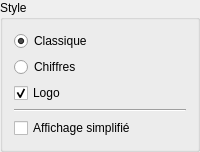
             <widget class="QGroupBox" name="groupBox_2">
              <property name="font">
               <font>
                <family>Helvetica</family>
                <pointsize>9</pointsize>
                <weight>50</weight>
                <italic>false</italic>
                <bold>false</bold>
                <stylestrategy>PreferAntialias</stylestrategy>
                <kerning>false</kerning>
               </font>
              </property>
              <property name="autoFillBackground">
               <bool>false</bool>
              </property>
              <property name="title">
               <string>Style</string>
              </property>
              <property name="flat">
               <bool>false</bool>
              </property>
              <layout class="QVBoxLayout" name="verticalLayout_8">
               <item>
                <widget class="QRadioButton" name="optionStyleClassic">
                 <property name="font">
                  <font>
                   <family>Helvetica</family>
                   <pointsize>9</pointsize>
                   <stylestrategy>PreferAntialias</stylestrategy>
                   <kerning>false</kerning>
                  </font>
                 </property>
                 <property name="toolTip">
                  <string>Affichage standard des dés</string>
                 </property>
                 <property name="text">
                  <string>Classique</string>
                 </property>
                 <property name="icon">
                  <iconset resource="nem-nem.qrc">
                   <normaloff>:/images/relief.png</normaloff>:/images/relief.png</iconset>
                 </property>
                 <property name="checked">
                  <bool>true</bool>
                 </property>
                </widget>
               </item>
               <item>
                <widget class="QRadioButton" name="optionStyleNumbers">
                 <property name="font">
                  <font>
                   <family>Helvetica</family>
                   <pointsize>9</pointsize>
                   <stylestrategy>PreferAntialias</stylestrategy>
                   <kerning>false</kerning>
                  </font>
                 </property>
                 <property name="toolTip">
                  <string>Affichage des valeurs des dés en chiffres</string>
                 </property>
                 <property name="text">
                  <string>Chiffres</string>
                 </property>
                 <property name="icon">
                  <iconset resource="nem-nem.qrc">
                   <normaloff>:/images/chiffres.png</normaloff>:/images/chiffres.png</iconset>
                 </property>
                </widget>
               </item>
               <item>
                <widget class="QCheckBox" name="optionStyleLogo">
                 <property name="font">
                  <font>
                   <family>Helvetica</family>
                   <pointsize>9</pointsize>
                   <stylestrategy>PreferAntialias</stylestrategy>
                   <kerning>false</kerning>
                  </font>
                 </property>
                 <property name="toolTip">
                  <string>Affichage d'un logo sur les dés</string>
                 </property>
                 <property name="text">
                  <string>Logo</string>
                 </property>
                 <property name="icon">
                  <iconset resource="nem-nem.qrc">
                   <normaloff>:/images/distrologo.png</normaloff>:/images/distrologo.png</iconset>
                 </property>
                 <property name="checked">
                  <bool>true</bool>
                 </property>
                </widget>
               </item>
               <item>
                <widget class="Line" name="line_2">
                 <property name="font">
                  <font>
                   <pointsize>9</pointsize>
                   <stylestrategy>PreferAntialias</stylestrategy>
                   <kerning>false</kerning>
                  </font>
                 </property>
                 <property name="orientation">
                  <enum>Qt::Horizontal</enum>
                 </property>
                </widget>
               </item>
               <item>
                <widget class="QCheckBox" name="optionSimpleDisplay">
                 <property name="font">
                  <font>
                   <family>Helvetica</family>
                   <pointsize>9</pointsize>
                   <stylestrategy>PreferAntialias</stylestrategy>
                   <kerning>false</kerning>
                  </font>
                 </property>
                 <property name="text">
                  <string>Affichage simplifié</string>
                 </property>
                 <property name="icon">
                  <iconset resource="nem-nem.qrc">
                   <normaloff>:/images/simple.png</normaloff>:/images/simple.png</iconset>
                 </property>
                </widget>
               </item>
              </layout>
             </widget>
